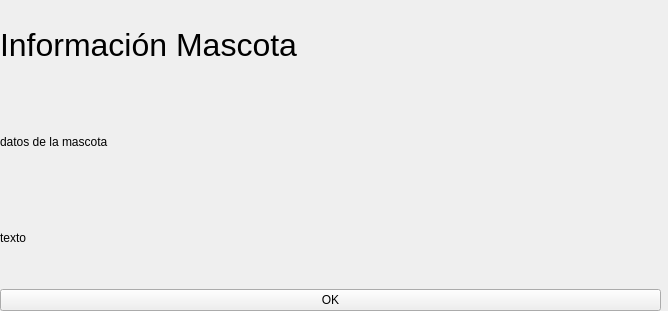
<?xml version="1.0" encoding="UTF-8"?>
<ui version="4.0">
 <class>VentanaSecundaria</class>
 <widget class="QWidget" name="VentanaSecundaria">
  <property name="geometry">
   <rect>
    <x>0</x>
    <y>0</y>
    <width>668</width>
    <height>311</height>
   </rect>
  </property>
  <property name="windowTitle">
   <string>VentanaSecundaria</string>
  </property>
  <widget class="QWidget" name="verticalLayoutWidget">
   <property name="geometry">
    <rect>
     <x>0</x>
     <y>0</y>
     <width>661</width>
     <height>311</height>
    </rect>
   </property>
   <layout class="QVBoxLayout" name="verticalLayout">
    <item>
     <widget class="QLabel" name="label">
      <property name="font">
       <font>
        <family>Arial</family>
        <pointsize>24</pointsize>
       </font>
      </property>
      <property name="text">
       <string>Información Mascota</string>
      </property>
     </widget>
    </item>
    <item>
     <widget class="QLabel" name="label_2">
      <property name="text">
       <string>datos de la mascota</string>
      </property>
     </widget>
    </item>
    <item>
     <widget class="QLabel" name="label_3">
      <property name="text">
       <string>texto</string>
      </property>
     </widget>
    </item>
    <item>
     <widget class="QPushButton" name="pushButton">
      <property name="text">
       <string>OK</string>
      </property>
     </widget>

    </item>
   </layout>
  </widget>
 </widget>
 <resources/>
 <connections/>
</ui>
